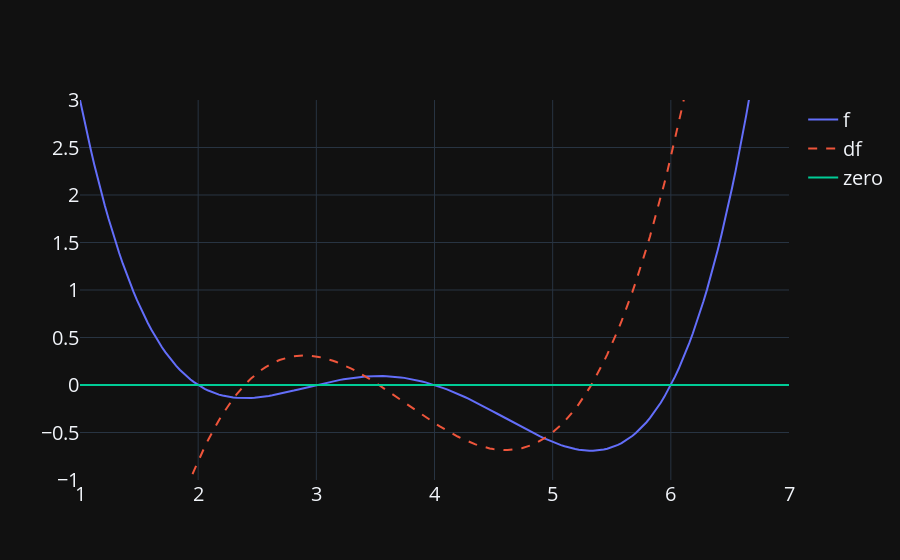

Notebook cell for this chart:
### Code cell
import plotly.graph_objects as go

def derivative_arbitrary(x):
    return (4*x**3 - 45*x**2 + 160*x - 180)/10

def line(x):
    return (0*x)

fig = go.Figure()
fig.add_trace(go.Scatter(x = xs, y = arbitrary(xs), mode = "lines", name = "f"))
fig.add_trace(go.Scatter(x = xs, y = derivative_arbitrary(xs), mode = "lines", name = "df", line = {"dash": "dash"}))
fig.add_trace(go.Scatter(x = xs, y =line(xs), mode = "lines", name = "zero"))
fig.update_layout(font_size = 20, yaxis_range=[-1, 3])
fig.show()

### Figure 1 — Plotly figure (JSON) as saved in the notebook; plotly's stock layout.template omitted (floating-point values rounded to 4 significant figures; data arrays with more than 128 entries replaced by an {"elided": "..."} marker saying what was removed)
{"data": [{"mode": "lines", "name": "f", "x": {"elided": "200 float values"}, "y": {"elided": "200 float values"}, "type": "scatter"}, {"line": {"dash": "dash"}, "mode": "lines", "name": "df", "x": {"elided": "200 float values"}, "y": {"elided": "200 float values"}, "type": "scatter"}, {"mode": "lines", "name": "zero", "x": {"elided": "200 float values"}, "y": {"elided": "200 float values"}, "type": "scatter"}], "layout": {"font": {"size": 20}, "yaxis": {"range": [-1, 3]}}}
